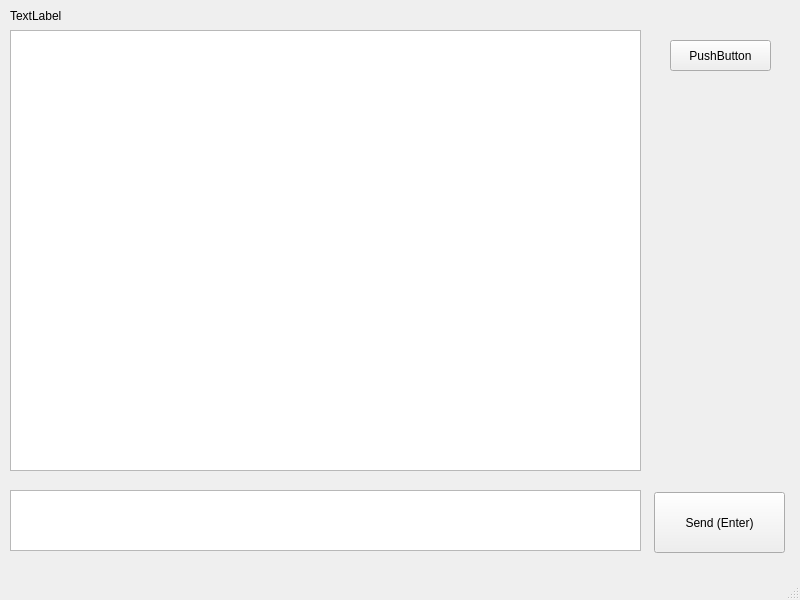
<?xml version="1.0" encoding="UTF-8"?>
<ui version="4.0">
 <class>ChatWindow</class>
 <widget class="QMainWindow" name="ChatWindow">
  <property name="geometry">
   <rect>
    <x>0</x>
    <y>0</y>
    <width>800</width>
    <height>600</height>
   </rect>
  </property>
  <property name="minimumSize">
   <size>
    <width>800</width>
    <height>600</height>
   </size>
  </property>
  <property name="maximumSize">
   <size>
    <width>1200</width>
    <height>800</height>
   </size>
  </property>
  <property name="windowTitle">
   <string>MainWindow</string>
  </property>
  <widget class="QWidget" name="centralwidget">
   <widget class="QLabel" name="name">
    <property name="geometry">
     <rect>
      <x>10</x>
      <y>10</y>
      <width>54</width>
      <height>12</height>
     </rect>
    </property>
    <property name="text">
     <string>TextLabel</string>
    </property>
   </widget>
   <widget class="QTextEdit" name="msgBox">
    <property name="geometry">
     <rect>
      <x>10</x>
      <y>30</y>
      <width>631</width>
      <height>441</height>
     </rect>
    </property>
   </widget>
   <widget class="QTextEdit" name="input">
    <property name="geometry">
     <rect>
      <x>10</x>
      <y>490</y>
      <width>631</width>
      <height>61</height>
     </rect>
    </property>
   </widget>
   <widget class="QPushButton" name="send">
    <property name="geometry">
     <rect>
      <x>654</x>
      <y>492</y>
      <width>131</width>
      <height>61</height>
     </rect>
    </property>
    <property name="text">
     <string>Send (Enter)</string>
    </property>
   </widget>
   <widget class="QPushButton" name="pushButton">
    <property name="geometry">
     <rect>
      <x>670</x>
      <y>40</y>
      <width>101</width>
      <height>31</height>
     </rect>
    </property>
    <property name="text">
     <string>PushButton</string>
    </property>
   </widget>
  </widget>
  <widget class="QMenuBar" name="menubar">
   <property name="geometry">
    <rect>
     <x>0</x>
     <y>0</y>
     <width>800</width>
     <height>23</height>
    </rect>
   </property>
  </widget>
  <widget class="QStatusBar" name="statusbar"/>
 </widget>
 <resources/>
 <connections/>
</ui>
